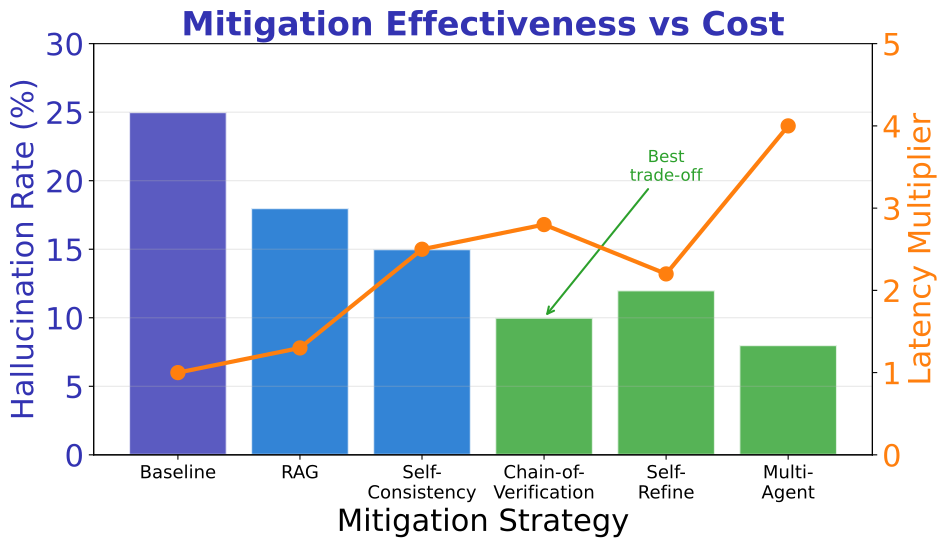

The script that saved this image:
"""
Hallucination Mitigation Strategy Effectiveness
Week 9 - Hallucination Prevention
"""

from pathlib import Path

import matplotlib.pyplot as plt
import numpy as np

plt.rcParams.update(
    {
        "font.size": 24,
        "axes.labelsize": 24,
        "axes.titlesize": 26,
        "xtick.labelsize": 16,
        "ytick.labelsize": 22,
        "legend.fontsize": 16,
        "figure.figsize": (10, 6),
        "figure.dpi": 150,
        "font.family": "sans-serif",
    }
)

MLPURPLE = "#3333B2"
MLBLUE = "#0066CC"
MLORANGE = "#FF7F0E"
MLGREEN = "#2CA02C"

# Mitigation strategies effectiveness
strategies = [
    "Baseline",
    "RAG",
    "Self-\nConsistency",
    "Chain-of-\nVerification",
    "Self-\nRefine",
    "Multi-\nAgent",
]
hallucination_rate = [25, 18, 15, 10, 12, 8]
latency_multiplier = [1.0, 1.3, 2.5, 2.8, 2.2, 4.0]

fig, ax1 = plt.subplots(figsize=(10, 6))

x = np.arange(len(strategies))

# Hallucination rate bars
bars = ax1.bar(x, hallucination_rate, color=MLPURPLE, edgecolor="white", linewidth=1.5, alpha=0.8)
ax1.set_xlabel("Mitigation Strategy", fontsize=22)
ax1.set_ylabel("Hallucination Rate (%)", fontsize=22, color=MLPURPLE)
ax1.tick_params(axis="y", labelcolor=MLPURPLE)
ax1.set_ylim(0, 30)

# Color bars by effectiveness
colors = [MLPURPLE, MLBLUE, MLBLUE, MLGREEN, MLGREEN, MLGREEN]
for bar, color in zip(bars, colors):
    bar.set_facecolor(color)

# Latency line on secondary axis
ax2 = ax1.twinx()
line = ax2.plot(x, latency_multiplier, "o-", color=MLORANGE, linewidth=3, markersize=10)
ax2.set_ylabel("Latency Multiplier", fontsize=22, color=MLORANGE)
ax2.tick_params(axis="y", labelcolor=MLORANGE)
ax2.set_ylim(0, 5)

ax1.set_xticks(x)
ax1.set_xticklabels(strategies, fontsize=13)
ax1.set_title("Mitigation Effectiveness vs Cost", fontsize=24, fontweight="bold", color=MLPURPLE)

ax1.spines["top"].set_visible(False)
ax1.grid(axis="y", alpha=0.3)

# Best trade-off annotation
ax1.annotate(
    "Best\ntrade-off",
    xy=(3, 10),
    xytext=(4, 20),
    arrowprops=dict(arrowstyle="->", color=MLGREEN, lw=1.5),
    fontsize=12,
    color=MLGREEN,
    ha="center",
)

plt.tight_layout()
plt.savefig(Path(__file__).parent / "mitigation_strategies.pdf", dpi=300, bbox_inches="tight", facecolor="white")
plt.close()
print(f"Chart saved to {Path(__file__).parent / 'mitigation_strategies.pdf'}")
